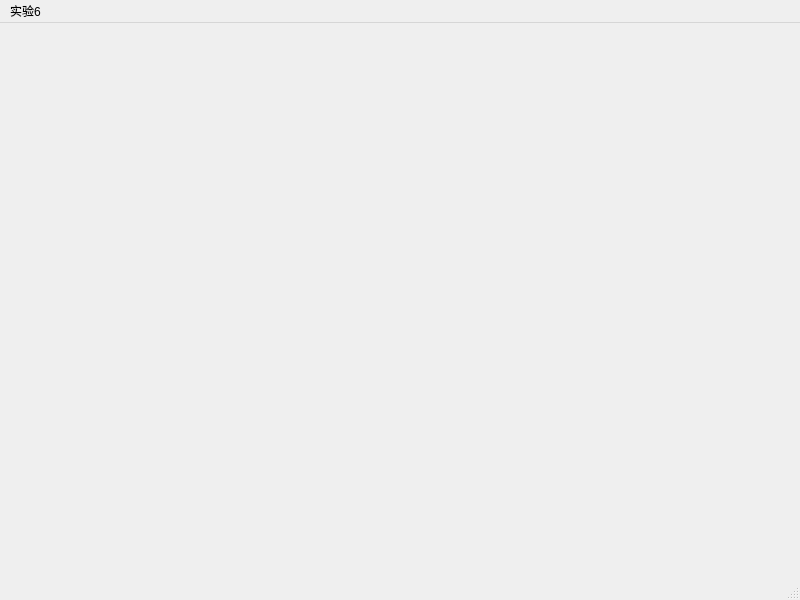
<?xml version="1.0" encoding="UTF-8"?>
<ui version="4.0">
 <class>MainWindow</class>
 <widget class="QMainWindow" name="MainWindow">
  <property name="geometry">
   <rect>
    <x>0</x>
    <y>0</y>
    <width>800</width>
    <height>600</height>
   </rect>
  </property>
  <property name="windowTitle">
   <string>MainWindow</string>
  </property>
  <widget class="QWidget" name="centralwidget"/>
  <widget class="QMenuBar" name="menubar">
   <property name="geometry">
    <rect>
     <x>0</x>
     <y>0</y>
     <width>800</width>
     <height>36</height>
    </rect>
   </property>
   <widget class="QMenu" name="menu_6">
    <property name="title">
     <string>实验6</string>
    </property>
    <addaction name="action1"/>
    <addaction name="separator"/>
    <addaction name="action2"/>
    <addaction name="separator"/>
    <addaction name="action3"/>
    <addaction name="separator"/>
    <addaction name="action4"/>
    <addaction name="separator"/>
    <addaction name="action5"/>
   </widget>
   <addaction name="menu_6"/>
  </widget>
  <widget class="QStatusBar" name="statusbar"/>
  <action name="action1">
   <property name="text">
    <string>任务1：进度条模拟</string>
   </property>
  </action>
  <action name="action2">
   <property name="text">
    <string>任务2：查看区域网设备</string>
   </property>
  </action>
  <action name="action3">
   <property name="text">
    <string>任务3：长文本md5加密</string>
   </property>
  </action>
  <action name="action4">
   <property name="text">
    <string>任务4configparser模块的应用</string>
   </property>
  </action>
  <action name="action5">
   <property name="text">
    <string>任务5：json模块的应用</string>
   </property>
  </action>
 </widget>
 <resources/>
 <connections/>
</ui>
